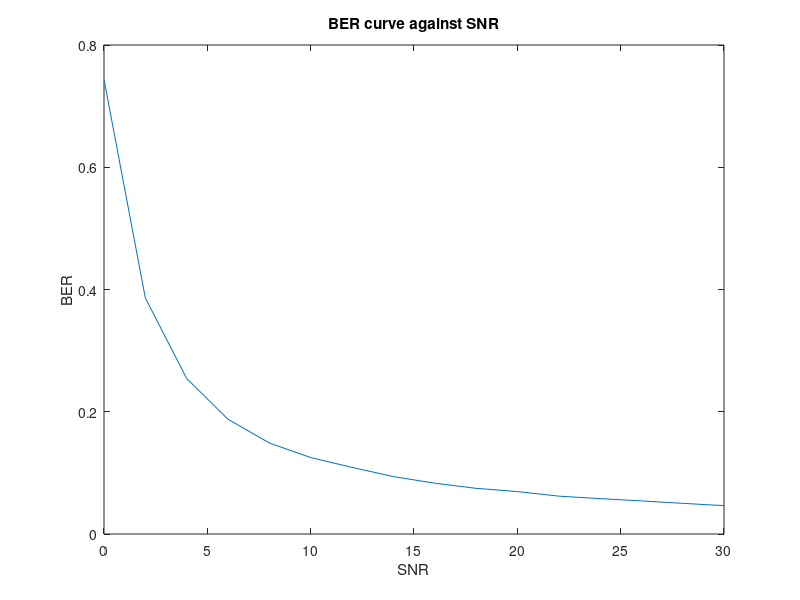

Write MATLAB code to recreate this figure.
% Part 2
close all;
clear all;
clc;
% number of signals
L = 100;%Number of channel paths
snr = 0:2:30; %Signal To Noise Ratio
BER = zeros(size(snr)); %Generate BER and initialize to Zeros
numError = zeros(size(snr));
% L rows & 1 col
% h is the channel effect
h = randn(L,1);%H holds path effect
h1 = zeros(L,L);%h1 is row L x column L will be used to hold path effect 
% making h1 matrix
index = 1;
%this loop to generate the h1 matrix which holds the channel path effect
for m = 1:L
    j = 1; 
    for k = index:-1:1
        h1(m,j) = h(k);
        j = j + 1;
    end
    index = index +1;
end
%Y=HX+N
invH = inv(h1);%Getting H inverse will be used in restoring X
BER_temp = [];
%This loop is used to iterate through each snr
%inside it an inner loop which is used to get a mean of BER
for i = 1 : length(snr) 
    for j = 1 : 20
        x = randi([0,1],L,1); %Generating random bits
        % multiply x and h
        xh = h1 * x;
        % add noise to x * h
        y = awgn(xh,snr(i),'measured');%measured 
        %is used to measure signal power and apply snr according to it
        % get the received x 
        xRec = invH * (y);
        % decide whether the RX sequence is 1 or 0 by comparing with threshold 0.5
        %xRecSeq = xRec > 0.5;
        %xRecSeq = xRecSeq./max(abs(xRecSeq));
        % calclate number of error and bit error rate for each SNR value
        %BPSK was mentioned in PDF
        %BPSK -1,1
        bpsk=[];
        for k=1:L
            if xRec(k)<=0
                bpsk(end+1)=-1;
            else
                bpsk(end+1)=1;
            end
        end
        numberOfChangedBits=0; %will hold the number of Changed Bits
        
        %xRecSeq = xRec > 0.5;
        %xRecSeq = xRecSeq./max(abs(xRecSeq));
        % calclate number of error and bit error rate for each SNR value
        for k = 1:L
            if bpsk(k) ~= x(k)
                numberOfChangedBits = numberOfChangedBits + 1;
            end
        end
        BER_temp = [BER_temp numberOfChangedBits]; %Concatenate numberOfChangedBits with BER_temp
    end
    BER_temp = BER_temp./(length(bpsk));
    BER(i) = mean(BER_temp);%setting new BER
end
plot(snr,BER); %Plotting with snr
xlabel('SNR');
ylabel('BER');
title('BER curve against SNR');
